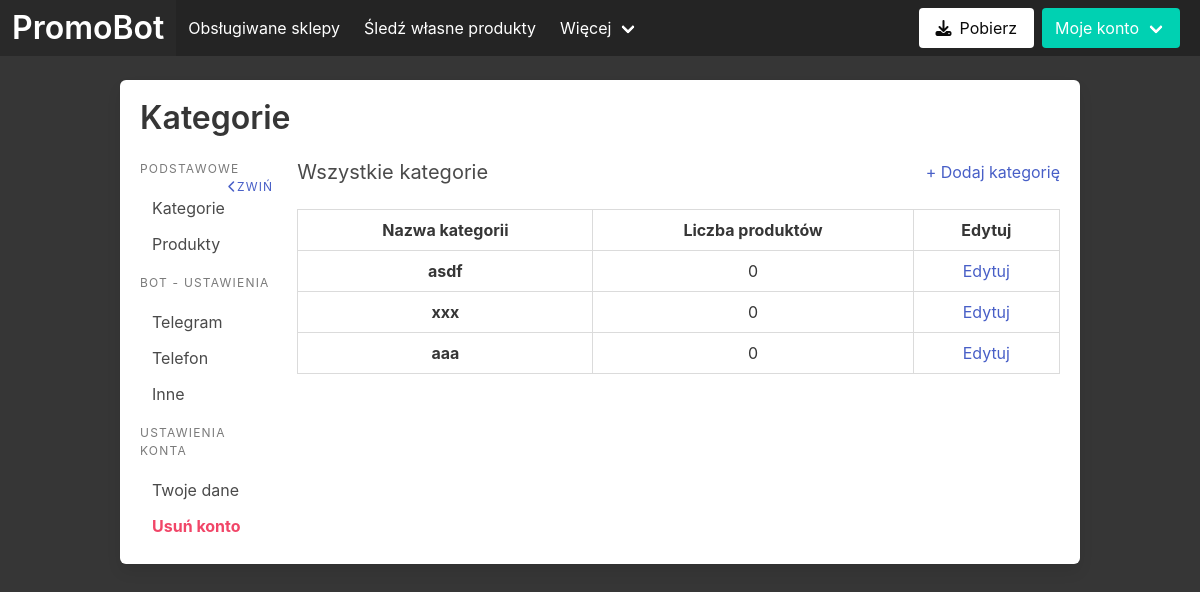
The page /moje-konto/kategorie (signed in) on the database its author committed.
### priceBot/models.py (models this page shows)
class Category(models.Model):
    user = models.ForeignKey(User, on_delete=models.CASCADE)
    category_name = models.CharField(max_length=60)

### priceBot/views.py (the view, shortened to what this page needs)
# urls.py: path('moje-konto/kategorie', views.categories_account, name='categories_account'),
def categories_account(request):
    if not request.user.is_authenticated:
        return redirect("homepage")
    categories = [
        {
            "id": category.id,
            "name": category.category_name,
            "products_count": len(Product.objects.filter(category=category, user=request.user))
        } for category in Category.objects.filter(user=request.user)
    ]
    context = {
        "categories": categories
    }
    print(categories)
    return render(request, 'account/categories.html', context=context)

### templates/account/categories.html (shortened to what this page needs)
{% extends 'account/base.html' %}
{% block title2 %}
    <h1 class="title">Kategorie</h1>
{% endblock title2 %}
{% block main-column %}
<div class="is-flex is-justify-content-space-between">
    <h1 class="subtitle categories-title">Wszystkie kategorie</h1>
    <a class="add-category">+ Dodaj kategorię</a>
</div>
  <table class="table is-bordered categories is-fullwidth">
    <tbody>
      <thead>
        <th class="has-text-centered">Nazwa kategorii</th>
        <th class="has-text-centered">Liczba produktów</th>
        <th class="has-text-centered">Edytuj</th>
      </thead>
      {% for category in categories %}
      <tr class="has-text-centered">
        <th class="has-text-centered">{{ category.name }}</th>
        <td class="has-text-centered">{{ category.products_count }}</td>
        <td class="has-text-centered"><a href="{% url 'category_edit' category.id %}">Edytuj</a></td>
      </tr>
      {% endfor %}
    </tbody>
</table>
{% endblock main-column %}

### templates/app/base.html (style rules this page uses)
body { overflow: hidden; }

### rows shown on the page
Category: name "asdf"
Category: name "xxx"
Category: name "aaa"

### other values the page prints
{{ category.products_count }} "0" "0" "0"
